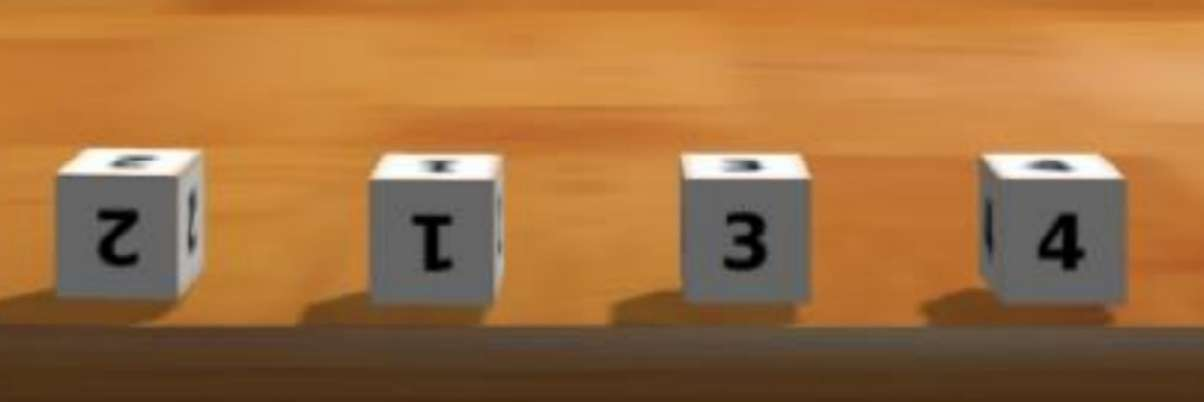
#> input picture py_pfe/cube1.jpg, 1204 x 402 px
$ python test_op_cv_3.py --image cube1.jpg
#> lines starting #> are read from the running program, lines starting #| are printed output that depends on the picture; after the words box and inside, x2 and y2 are one past the last pixel; in counts of white or black regions, pixels touching at a corner belong together
import numpy as np
import argparse
import cv2

ap=argparse.ArgumentParser()
ap.add_argument("-i","--image",required=True,help="Path to the image")
args = vars(ap.parse_args())

image = cv2.imread(args["image"])
#> image is the input picture: shape (402, 1204, 3); mean B, G, R 63.7, 111.4, 160.4
gray = cv2.cvtColor(image , cv2.COLOR_BGR2GRAY)
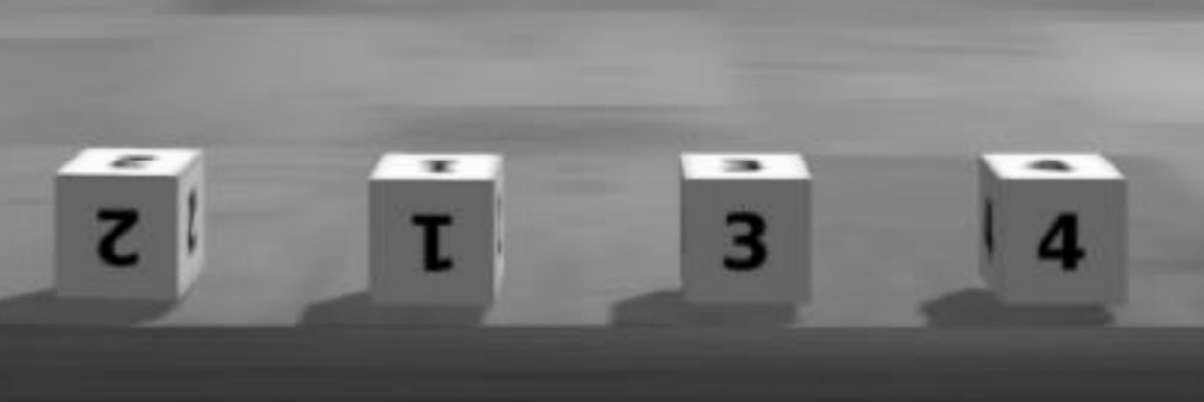
#> gray: shape (402, 1204); min 0, max 255, mean 120.6
threshold_value, binary_image = cv2.threshold(gray, 0, 255, cv2.THRESH_BINARY + cv2.THRESH_OTSU)
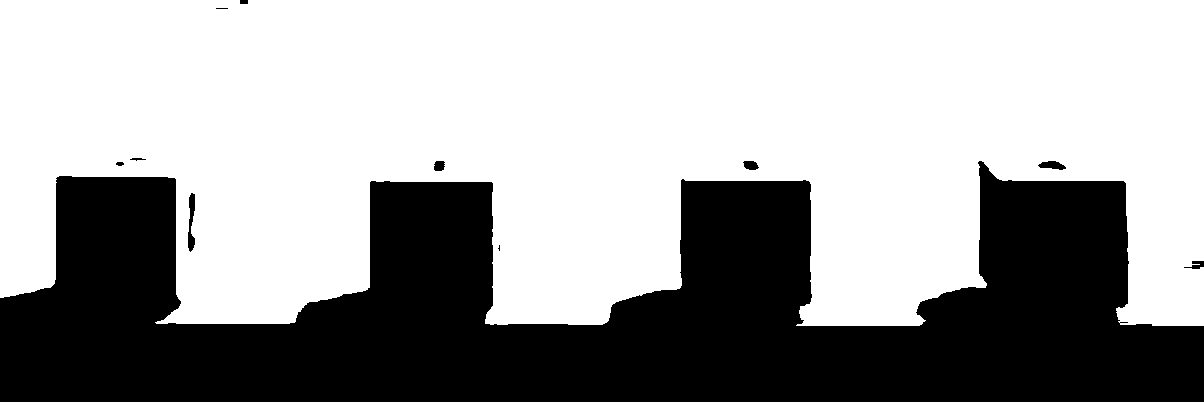
#> binary_image: shape (402, 1204); 63.6% white; 11 black regions (2 under 20 px)
#> threshold_value = 111
cv2.imshow("Cont1", binary_image)

thresh = cv2.threshold(gray, threshold_value, 255, cv2.THRESH_BINARY)[1]
cv2.imshow("Cont", thresh)

contours, _ = cv2.findContours(thresh, cv2.RETR_EXTERNAL, cv2.CHAIN_APPROX_SIMPLE)
#> contours = 1 contour; box (x1, y1, x2, y2) and area: (0, 0, 1204, 326) 306321

print("I count {} cubes".format(len(contours)))
#| I count 1 cubes

for c in contours:
    x, y, w, h = cv2.boundingRect(c)
    cv2.rectangle(image, (x, y), (x + w, y + h), (36,255,12), 2)
#> this loop made 1 pass
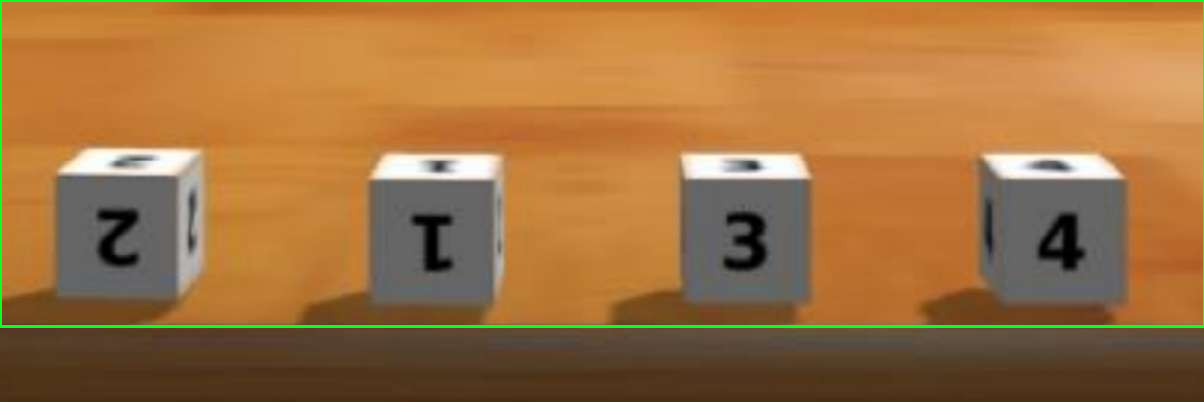
#> image: shape (402, 1204, 3); 1.44% of pixels changed, all inside (x1, y1, x2, y2) = (0, 0, 1204, 328)


cv2.imshow("Contours", image)
cv2.waitKey(0)
